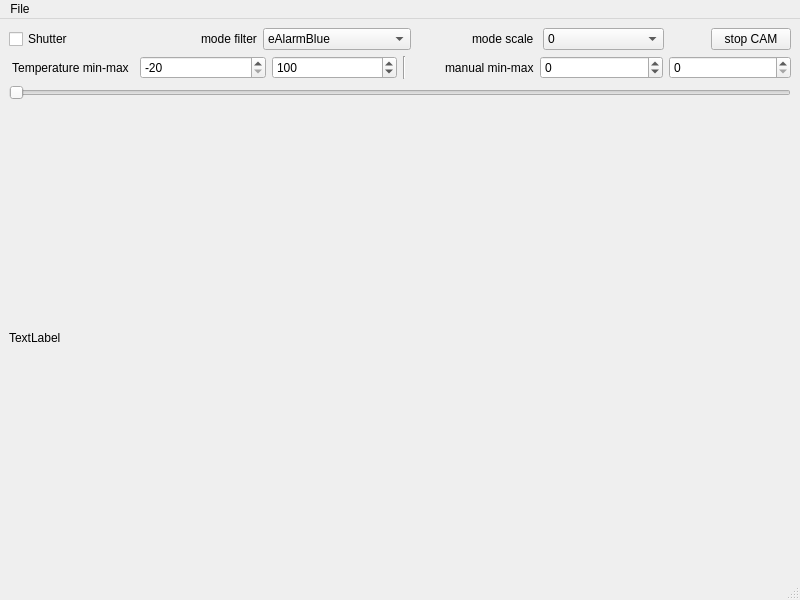
<?xml version="1.0" encoding="UTF-8"?>
<ui version="4.0">
 <class>MainWindow</class>
 <widget class="QMainWindow" name="MainWindow">
  <property name="geometry">
   <rect>
    <x>0</x>
    <y>0</y>
    <width>800</width>
    <height>600</height>
   </rect>
  </property>
  <property name="windowTitle">
   <string>MainWindow</string>
  </property>
  <widget class="QWidget" name="centralwidget">
   <layout class="QGridLayout" name="gridLayout">
    <item row="0" column="0">
     <layout class="QVBoxLayout" name="verticalLayout">
      <item>
       <layout class="QHBoxLayout" name="horizontalLayout">
        <item>
         <widget class="QCheckBox" name="checkBox_Shutter">
          <property name="text">
           <string>Shutter</string>
          </property>
         </widget>
        </item>
        <item alignment="Qt::AlignRight">
         <widget class="QLabel" name="label_3">
          <property name="text">
           <string>mode filter</string>
          </property>
         </widget>
        </item>
        <item>
         <widget class="QComboBox" name="comboBox_Mode">
          <item>
           <property name="text">
            <string>eAlarmBlue                   </string>
           </property>
          </item>
          <item>
           <property name="text">
            <string>eAlarmBlueHi</string>
           </property>
          </item>
          <item>
           <property name="text">
            <string>eGrayBW</string>
           </property>
          </item>
          <item>
           <property name="text">
            <string>eGrayWB</string>
           </property>
          </item>
          <item>
           <property name="text">
            <string>eAlarmGreen</string>
           </property>
          </item>
          <item>
           <property name="text">
            <string>eIron</string>
           </property>
          </item>
          <item>
           <property name="text">
            <string>eIronHi</string>
           </property>
          </item>
          <item>
           <property name="text">
            <string>eMedical</string>
           </property>
          </item>
          <item>
           <property name="text">
            <string>eRainbow</string>
           </property>
          </item>
          <item>
           <property name="text">
            <string>eAlarmRed</string>
           </property>
          </item>
         </widget>
        </item>
        <item alignment="Qt::AlignRight">
         <widget class="QLabel" name="label_4">
          <property name="text">
           <string>mode scale </string>
          </property>
         </widget>
        </item>
        <item>
         <widget class="QComboBox" name="comboBox_Scale">
          <item>
           <property name="text">
            <string>0</string>
           </property>
          </item>
          <item>
           <property name="text">
            <string>1</string>
           </property>
          </item>
          <item>
           <property name="text">
            <string>2</string>
           </property>
          </item>
          <item>
           <property name="text">
            <string>3</string>
           </property>
          </item>
         </widget>
        </item>
        <item alignment="Qt::AlignRight">
         <widget class="QPushButton" name="pushButton">
          <property name="text">
           <string>stop CAM</string>
          </property>
         </widget>
        </item>
       </layout>
      </item>
      <item>
       <layout class="QHBoxLayout" name="horizontalLayout_4">
        <item>
         <layout class="QHBoxLayout" name="horizontalLayout_2">
          <item>
           <widget class="QLabel" name="label">
            <property name="text">
             <string> Temperature min-max </string>
            </property>
           </widget>
          </item>
          <item>
           <widget class="QSpinBox" name="spinBox_temperatureMIN">
            <property name="minimum">
             <number>-20</number>
            </property>
            <property name="maximum">
             <number>999</number>
            </property>
            <property name="value">
             <number>-20</number>
            </property>
           </widget>
          </item>
          <item>
           <widget class="QSpinBox" name="spinBox_temperatureMAX">
            <property name="maximum">
             <number>999</number>
            </property>
            <property name="value">
             <number>100</number>
            </property>
           </widget>
          </item>
         </layout>
        </item>
        <item>
         <layout class="QHBoxLayout" name="horizontalLayout_3">
          <item>
           <widget class="Line" name="line">
            <property name="orientation">
             <enum>Qt::Vertical</enum>
            </property>
           </widget>
          </item>
          <item alignment="Qt::AlignRight">
           <widget class="QLabel" name="label_2">
            <property name="text">
             <string>manual min-max</string>
            </property>
           </widget>
          </item>
          <item>
           <widget class="QSpinBox" name="spinBox_manualMIN">
            <property name="minimum">
             <number>-20</number>
            </property>
            <property name="maximum">
             <number>999</number>
            </property>
           </widget>
          </item>
          <item>
           <widget class="QSpinBox" name="spinBox_manualMAX">
            <property name="maximum">
             <number>999</number>
            </property>
           </widget>
          </item>
         </layout>
        </item>
       </layout>
      </item>
      <item>
       <widget class="QSlider" name="horizontalSlider_posFocus">
        <property name="orientation">
         <enum>Qt::Horizontal</enum>
        </property>
       </widget>
      </item>
     </layout>
    </item>
    <item row="1" column="0">
     <widget class="LabelVideo" name="labelVideo">
      <property name="text">
       <string>TextLabel</string>
      </property>
     </widget>
    </item>
   </layout>
  </widget>
  <widget class="QMenuBar" name="menubar">
   <property name="geometry">
    <rect>
     <x>0</x>
     <y>0</y>
     <width>800</width>
     <height>22</height>
    </rect>
   </property>
   <widget class="QMenu" name="menuFile">
    <property name="title">
     <string>File</string>
    </property>
    <addaction name="actionimport_XML_settings"/>
   </widget>
   <addaction name="menuFile"/>
  </widget>
  <widget class="QStatusBar" name="statusbar"/>
  <action name="actionimport_XML_settings">
   <property name="text">
    <string>import *.XML settings</string>
   </property>
  </action>
 </widget>
 <customwidgets>
  <customwidget>
   <class>LabelVideo</class>
   <extends>QLabel</extends>
   <header>labelvideo.h</header>
  </customwidget>
 </customwidgets>
 <resources/>
 <connections/>
</ui>
